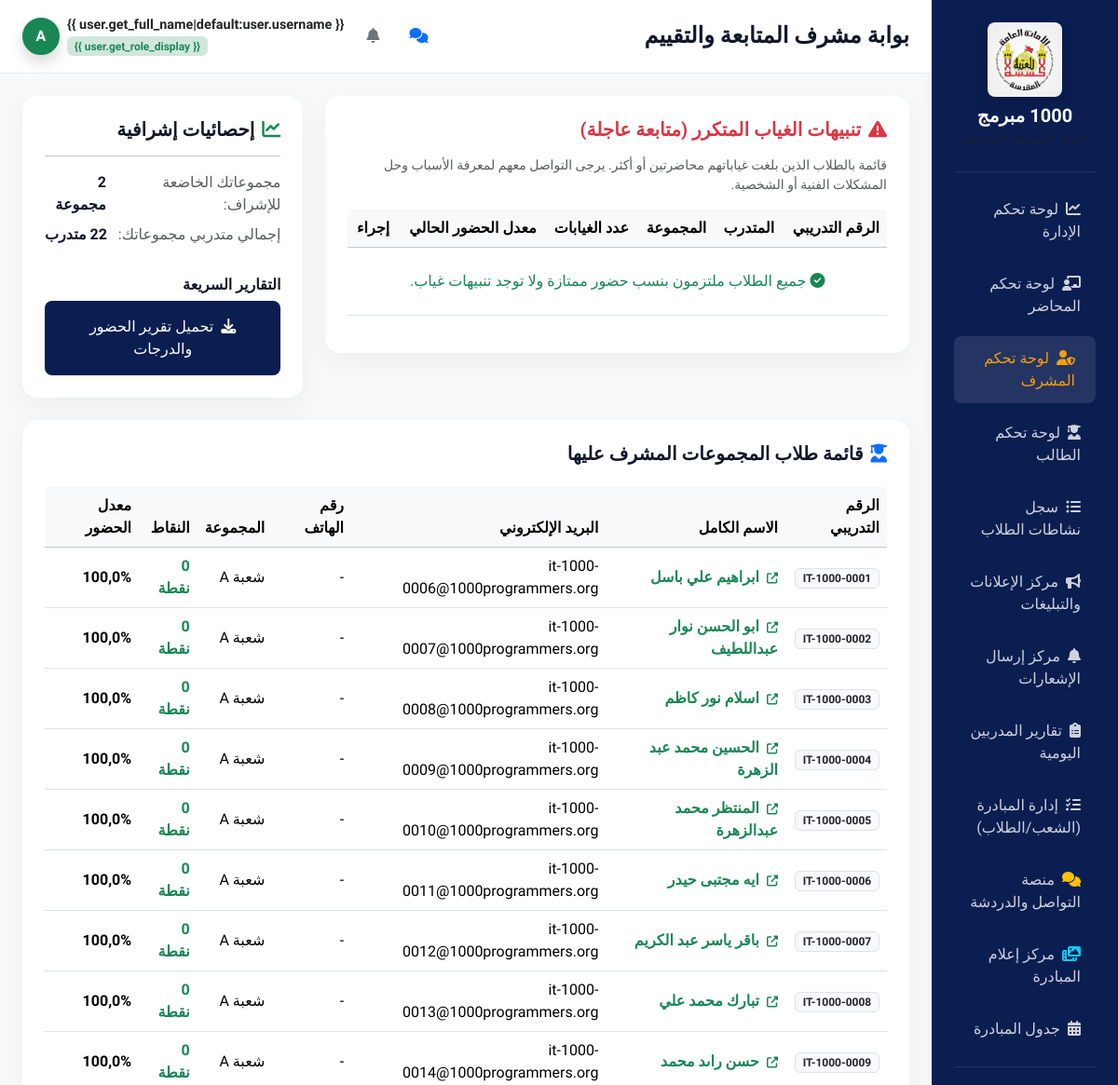
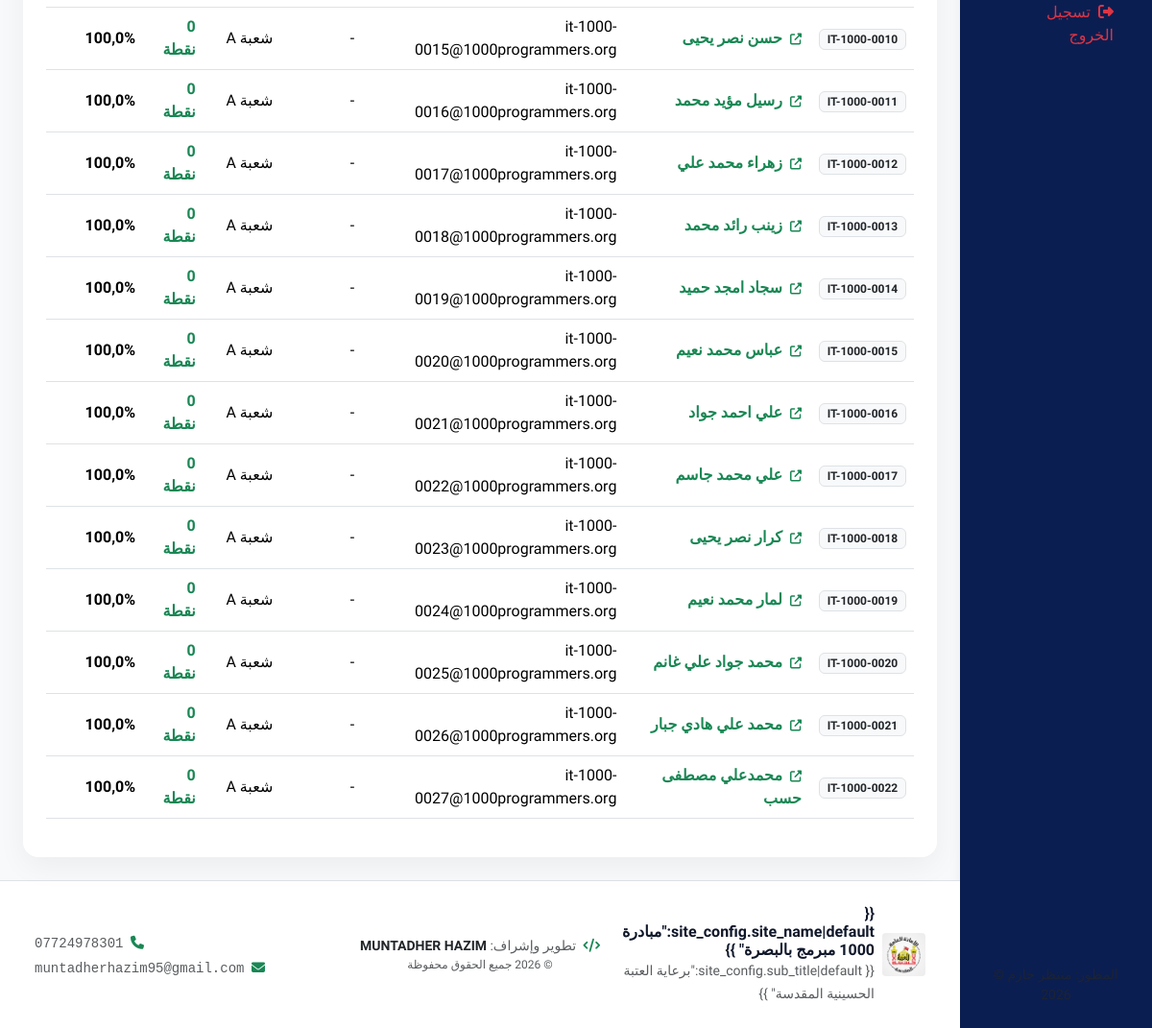
Page /dashboard/supervisor/ (signed in) on the earlier database version (2 pictures, top to bottom).
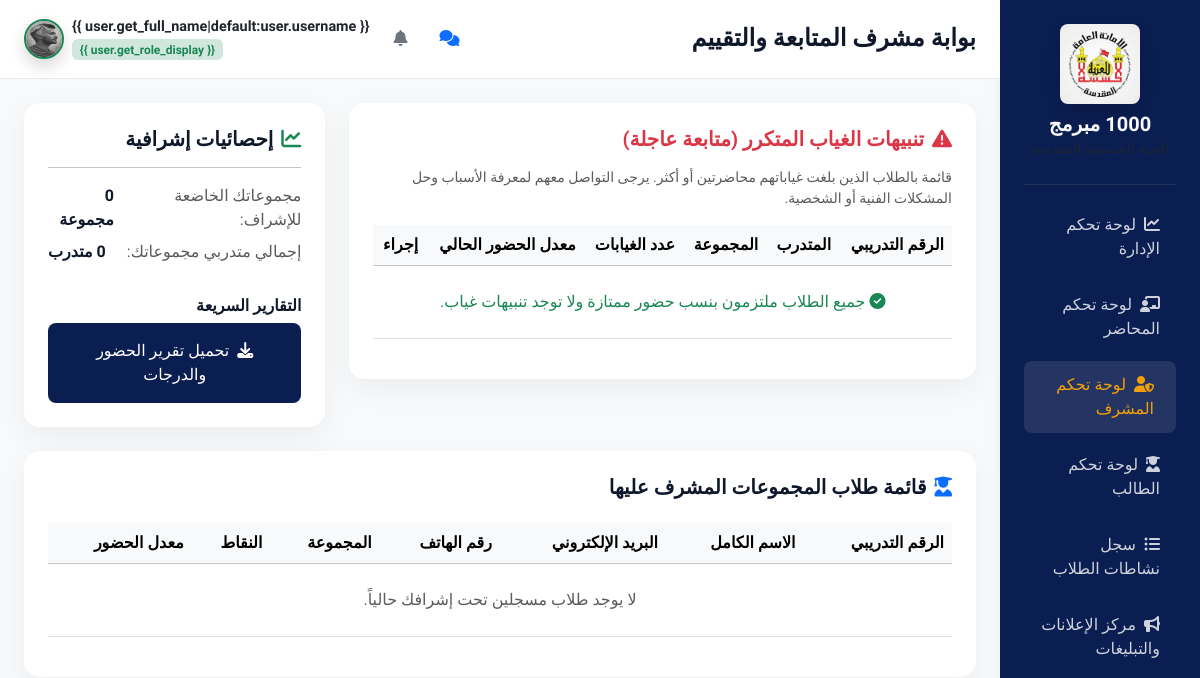
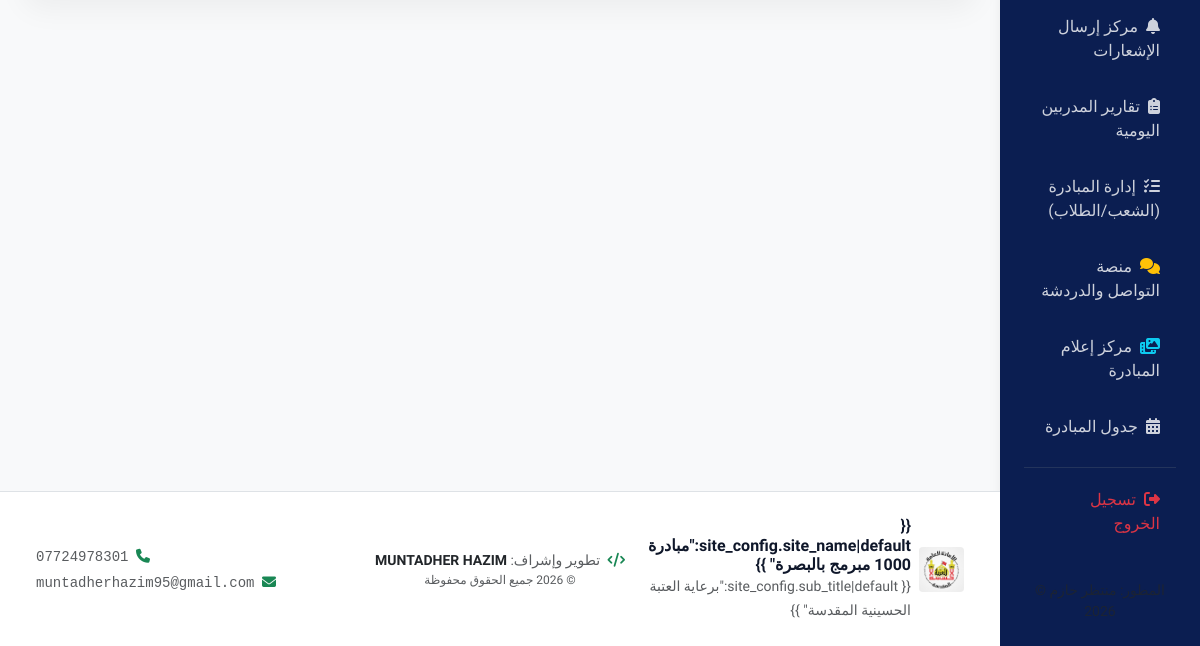
Same page on the later database version (2 pictures, top to bottom).
### apps/users/models.py (models this page shows, shortened)
class CustomUser(AbstractUser):
    class Role(models.TextChoices):
        SUPER_ADMIN = 'super_admin', 'مسؤول النظام (Super Admin)'
        DIRECTOR = 'director', 'مدير المبادرة'
        TRAINING_OFFICER = 'training_officer', 'مسؤول التدريب'
        SUPERVISOR = 'supervisor', 'المشرف'
        LECTURER = 'lecturer', 'المحاضر'
        TRAINEE = 'trainee', 'المتدرب'
        VISITOR = 'visitor', 'الزائر'
    role = models.CharField(
        max_length=20,
        choices=Role.choices,
        default=Role.VISITOR,
        verbose_name="الدور الوظيفي"
    )
    phone_number = models.CharField(max_length=15, blank=True, null=True, verbose_name="رقم الهاتف")
    national_id = models.CharField(max_length=20, blank=True, null=True, verbose_name="الرقم الوطني")
    avatar = models.ImageField(upload_to='avatars/', blank=True, null=True, verbose_name="الصورة الشخصية")
    gender = models.CharField(
        max_length=10,
        choices=[('male', 'ذكر'), ('female', 'أنثى')],
        default='male',
        verbose_name="الجنس"
    )
    class Meta:
        verbose_name = "المستخدم"
        verbose_name_plural = "المستخدمون"

class TraineeProfile(models.Model):
    class Status(models.TextChoices):
        ACTIVE = 'active', 'نشط'
        SUSPENDED = 'suspended', 'موقف'
        GRADUATED = 'graduated', 'خريج'
    user = models.OneToOneField(CustomUser, on_delete=models.CASCADE, related_name='trainee_profile')
    governorate = models.CharField(max_length=50, verbose_name="المحافظة")
    district = models.CharField(max_length=50, verbose_name="القضاء")
    university = models.CharField(max_length=100, blank=True, null=True, verbose_name="المدرسة")
    college = models.CharField(max_length=100, blank=True, null=True, verbose_name="الصف الدراسي")
    department = models.CharField(max_length=100, blank=True, null=True, verbose_name="الفرع / الشعبة بالمدرسة")
    academic_stage = models.CharField(max_length=20, blank=True, null=True, verbose_name="المرحلة الدراسية (ابتدائي/متوسط/إعدادي)")
    specialty = models.CharField(max_length=100, blank=True, null=True, verbose_name="المسار والاهتمام البرمجي")
    registration_date = models.DateField(auto_now_add=True, verbose_name="تاريخ التسجيل")
    status = models.CharField(max_length=15, choices=Status.choices, default=Status.ACTIVE, verbose_name="حالة الحساب")
    points = models.IntegerField(default=0, verbose_name="نقاط الطالب")
    group = models.ForeignKey('courses.Group', on_delete=models.SET_NULL, null=True, blank=True, related_name='trainees', verbose_name="المجموعة")
    notes = models.TextField(blank=True, null=True, verbose_name="ملاحظات")
    custom_training_number = models.CharField(max_length=50, blank=True, null=True, verbose_name="الرقم التدريبي الخاص")
    @property
    def training_number(self):
        if self.custom_training_number:
            return self.custom_training_number
        return f"IT-1000-{self.id:04d}" if self.id else "IT-1000-0000"
    @property
    def attendance_percentage(self):
        from apps.attendance.models import Attendance
        total = Attendance.objects.filter(trainee=self.user).count()
        if total == 0:
            return 100.0
        present = Attendance.objects.filter(trainee=self.user, status='present').count()
        return round((present / total) * 100, 1)
    class Meta:
        verbose_name = "ملف المتدرب"
        verbose_name_plural = "ملفات المتدربين"

### apps/courses/models.py (models this page shows, shortened)
class Group(models.Model):
    class Status(models.TextChoices):
        ACTIVE = 'active', 'نشطة'
        COMPLETED = 'completed', 'مكتملة'
        PAUSED = 'paused', 'متوقفة مؤقتاً'
    name = models.CharField(max_length=100, verbose_name="اسم المجموعة")
    code = models.CharField(max_length=50, unique=True, verbose_name="رمز المجموعة")
    course = models.ForeignKey(Course, on_delete=models.CASCADE, related_name='groups', verbose_name="الدورة")
    instructor = models.ForeignKey(
        settings.AUTH_USER_MODEL,
        on_delete=models.SET_NULL,
        null=True,
        blank=True,
        limit_choices_to={'role': 'lecturer'},
        related_name='instructor_groups',
        verbose_name="المدرب/المحاضر"
    )
    supervisor = models.ForeignKey(
        settings.AUTH_USER_MODEL,
        on_delete=models.SET_NULL,
        null=True,
        blank=True,
        limit_choices_to={'role': 'supervisor'},
        related_name='supervisor_groups',
        verbose_name="المشرف"
    )
    classroom = models.CharField(max_length=100, verbose_name="القاعة الدراسية")
    days = models.CharField(max_length=200, verbose_name="أيام التدريب") # e.g. "الأحد، الثلاثاء، الخميس"
    start_time = models.TimeField(verbose_name="وقت البدء")
    end_time = models.TimeField(verbose_name="وقت الانتهاء")
    status = models.CharField(max_length=15, choices=Status.choices, default=Status.ACTIVE, verbose_name="حالة المجموعة")
    class Meta:
        verbose_name = "المجموعة التدريبية"
        verbose_name_plural = "المجموعات التدريبية"

### apps/portal/views.py (the view)
# urls.py: path('dashboard/supervisor/', views.supervisor_dashboard, name='supervisor_dashboard'),
@login_required
def supervisor_dashboard(request):
    if request.user.role not in [CustomUser.Role.SUPERVISOR, CustomUser.Role.SUPER_ADMIN, CustomUser.Role.DIRECTOR]:
        raise Http404("غير مصرح بالدخول.")
    if request.user.role in [CustomUser.Role.SUPER_ADMIN, CustomUser.Role.DIRECTOR]:
        supervisor = SupervisorProfile.objects.first().user if SupervisorProfile.objects.exists() else request.user
    else:
        supervisor = request.user
    groups = Group.objects.filter(supervisor=supervisor)
    trainees = TraineeProfile.objects.filter(group__in=groups).select_related('user')
    warnings = []
    for trainee in trainees:
        absent_count = Attendance.objects.filter(trainee=trainee.user, status=Attendance.Status.ABSENT).count()
        if absent_count >= 2:
            warnings.append({
                'trainee': trainee,
                'absent_count': absent_count
            })
    context = {
        'groups': groups,
        'trainee_count': trainees.count(),
        'warnings': warnings,
        'trainees': trainees,
    }
    return render(request, 'portal/supervisor_dashboard.html', context)

### apps/portal/context_processors.py (called while the page is built)
def site_settings(request):
    config = SiteConfiguration.objects.first()
    if not config:
        config = SiteConfiguration.objects.create()
    context = {
        'site_config': config,
        'unread_notifications_count': 0,
        'all_notifications': []
    }
    if request.user.is_authenticated:
        unread = request.user.notifications.filter(is_read=False)
        context['unread_notifications_count'] = unread.count()
        context['all_notifications'] = request.user.notifications.all()[:10]
    return context

### templates/portal/supervisor_dashboard.html (shortened to what the changed rows need)
{% extends 'base.html' %}
{% block content %}
<div class="row g-4 mb-4">
    <div class="col-12 col-lg-8">
        <div class="glass-card p-4 border-0">
            <div class="table-responsive">
                <table class="table table-hover align-middle">
                    <thead class="table-light">
                        <tr>
                            <th>الرقم التدريبي</th>
                            <th>المتدرب</th>
                            <th>المجموعة</th>
                            <th>عدد الغيابات</th>
                            <th>معدل الحضور الحالي</th>
                            <th>إجراء</th>
                        </tr>
                    </thead>
                </table>
            </div>
        </div>
    </div>
    <div class="col-12 col-lg-4">
        <div class="glass-card p-4 border-0 d-flex flex-column justify-content-between">
            <div>
                <div class="d-flex justify-content-between mb-2">
                    <span class="text-muted">مجموعاتك الخاضعة للإشراف:</span>
                    <span class="fw-bold">{{ groups.count }} مجموعة</span>
                </div>
            </div>
        </div>
    </div>
</div>
<div class="row">
    <div class="col-12">
        <div class="glass-card p-4 border-0">
            <div class="table-responsive">
                <table class="table table-hover align-middle">
                    <thead class="table-light">
                        <tr>
                            <th>الرقم التدريبي</th>
                            <th>الاسم الكامل</th>
                            <th>البريد الإلكتروني</th>
                            <th>رقم الهاتف</th>
                            <th>المجموعة</th>
                            <th>النقاط</th>
                            <th>معدل الحضور</th>
                        </tr>
                    </thead>
                    <tbody>
                        {% for trainee in trainees %}
                        <tr>
                            <td><span class="badge bg-light text-dark border">{{ trainee.training_number }}</span></td>
                            <td class="fw-bold">
                                <a href="{% url 'portal:view_trainee_profile_detail' trainee.user.id %}" class="text-decoration-none text-success fw-bold">
                                    <i class="fas fa-external-link-alt me-1 small" style="font-size: 0.75rem;"></i>
                                    {{ trainee.user.get_full_name|default:trainee.user.username }}
                                </a>
                            </td>
                            <td>{{ trainee.user.email }}</td>
                            <td>{{ trainee.user.phone_number|default:"-" }}</td>
                            <td>{{ trainee.group.name }}</td>
                            <td><span class="text-success fw-bold">{{ trainee.points }} نقطة</span></td>
                            <td class="fw-bold">{{ trainee.attendance_percentage }}%</td>
                        </tr>
                        {% empty %}
                        <tr>
                            <td colspan="7" class="text-center py-4 text-muted">لا يوجد طلاب مسجلين تحت إشرافك حالياً.</td>
                        </tr>
                        {% endfor %}
                    </tbody>
                </table>
            </div>
        </div>
    </div>
</div>
{% endblock %}

### templates/base.html (shortened to what the changed rows need)
<!DOCTYPE html>
<html lang="ar" dir="rtl">
<head>
    <link rel="stylesheet" href="https://cdn.jsdelivr.net/npm/bootstrap@5.3.3/dist/css/bootstrap.rtl.min.css"
>
    <link rel="stylesheet" href="https://cdnjs.cloudflare.com/ajax/libs/font-awesome/6.5.1/css/all.min.css">
    <link rel="stylesheet" href="/static/css/styles.css">
    <link href="https://cdn.jsdelivr.net/npm/fullcalendar@6.1.11/index.global.min.css" rel="stylesheet">
    <link href="https://cdn.jsdelivr.net/npm/tom-select@2.3.1/dist/css/tom-select.bootstrap5.min.css" rel="stylesheet">
</head>
<body class="bg-light">
    <div class="d-flex min-vh-100 flex-column flex-md-row">
        <div class="flex-grow-1 d-flex flex-column" style="min-width: 0;">
            <nav class="navbar top-navbar navbar-expand-lg px-4 py-3 sticky-top">
                <div class="container-fluid p-0 d-flex justify-content-between align-items-center">
                    <div class="d-flex align-items-center gap-3">
                        {% if user.is_authenticated %}
                        <div class="dropdown">
                            <button
                                class="btn btn-link text-decoration-none d-flex align-items-center gap-2 p-0 border-0"
                                type="button" data-bs-toggle="dropdown" aria-expanded="false">
                                <div class="text-end d-none d-sm-block">
                                    <p class="m-0 fw-bold text-dark" style="font-size: 0.9rem;">{{
                                        user.get_full_name|default:user.username }}</p>
                                    <span class="badge bg-success-subtle text-success" style="font-size: 0.75rem;">{{
                                        user.get_role_display }}</span>
                                </div>
                                {% if user.avatar %}
                                <img src="{{ user.avatar.url }}"
                                    class="rounded-circle border border-2 border-success shadow" width="40" height="40"
                                    alt="Avatar">
                                {% else %}
                                <div class="bg-success text-white rounded-circle d-flex align-items-center justify-content-center shadow border border-2 border-success fw-bold"
                                    style="width: 40px; height: 40px;">
                                    {{ user.username|slice:":1"|upper }}
                                </div>
                                {% endif %}
                            </button>
                        </div>
                        {% else %}
                        <a href="{% url 'portal:login' %}" class="btn btn-primary-custom px-4">تسجيل الدخول</a>
                        {% endif %}
                    </div>
                </div>
            </nav>
            <main class="flex-grow-1 p-4">
                <div class="container-fluid p-0">
                    {% block content %}{% endblock %}
                </div>
            </main>
        </div>
    </div>
</body>
</html>

Differences in the rows shown:
no longer on this page (row edited): TraineeProfile: training_number "IT-1000-0001", user.get_full_name "ابراهيم علي باسل", user.email "it-1000-0006@1000programmers.org", user.phone_number "-", group.name "شعبة A", points "0", attendance_percentage "100,0"
no longer on this page (row edited): TraineeProfile: training_number "IT-1000-0002", user.get_full_name "ابو الحسن نوار عبداللطيف", user.email "it-1000-0007@1000programmers.org", user.phone_number "-", group.name "شعبة A", points "0", attendance_percentage "100,0"
no longer on this page (row edited): TraineeProfile: training_number "IT-1000-0003", user.get_full_name "اسلام نور كاظم", user.email "it-1000-0008@1000programmers.org", user.phone_number "-", group.name "شعبة A", points "0", attendance_percentage "100,0"
no longer on this page (row edited): TraineeProfile: training_number "IT-1000-0004", user.get_full_name "الحسين محمد عبد الزهرة", user.email "it-1000-0009@1000programmers.org", user.phone_number "-", group.name "شعبة A", points "0", attendance_percentage "100,0"
no longer on this page (row edited): TraineeProfile: training_number "IT-1000-0005", user.get_full_name "المنتظر محمد عبدالزهرة", user.email "it-1000-0010@1000programmers.org", user.phone_number "-", group.name "شعبة A", points "0", attendance_percentage "100,0"
no longer on this page (row edited): TraineeProfile: training_number "IT-1000-0006", user.get_full_name "ايه مجتبى حيدر", user.email "it-1000-0011@1000programmers.org", user.phone_number "-", group.name "شعبة A", points "0", attendance_percentage "100,0"
no longer on this page (row edited): TraineeProfile: training_number "IT-1000-0007", user.get_full_name "باقر ياسر عبد الكريم", user.email "it-1000-0012@1000programmers.org", user.phone_number "-", group.name "شعبة A", points "0", attendance_percentage "100,0"
no longer on this page (row edited): TraineeProfile: training_number "IT-1000-0008", user.get_full_name "تبارك محمد علي", user.email "it-1000-0013@1000programmers.org", user.phone_number "-", group.name "شعبة A", points "0", attendance_percentage "100,0"
no longer on this page (row edited): TraineeProfile: training_number "IT-1000-0009", user.get_full_name "حسن راىد محمد", user.email "it-1000-0014@1000programmers.org", user.phone_number "-", group.name "شعبة A", points "0", attendance_percentage "100,0"
no longer on this page (row edited): TraineeProfile: training_number "IT-1000-0010", user.get_full_name "حسن نصر يحيى", user.email "it-1000-0015@1000programmers.org", user.phone_number "-", group.name "شعبة A", points "0", attendance_percentage "100,0"
no longer on this page (row edited): TraineeProfile: training_number "IT-1000-0011", user.get_full_name "رسيل مؤيد محمد", user.email "it-1000-0016@1000programmers.org", user.phone_number "-", group.name "شعبة A", points "0", attendance_percentage "100,0"
no longer on this page (row edited): TraineeProfile: training_number "IT-1000-0012", user.get_full_name "زهراء محمد علي", user.email "it-1000-0017@1000programmers.org", user.phone_number "-", group.name "شعبة A", points "0", attendance_percentage "100,0"
no longer on this page (row edited): TraineeProfile: training_number "IT-1000-0013", user.get_full_name "زينب رائد محمد", user.email "it-1000-0018@1000programmers.org", user.phone_number "-", group.name "شعبة A", points "0", attendance_percentage "100,0"
no longer on this page (row edited): TraineeProfile: training_number "IT-1000-0014", user.get_full_name "سجاد امجد حميد", user.email "it-1000-0019@1000programmers.org", user.phone_number "-", group.name "شعبة A", points "0", attendance_percentage "100,0"
no longer on this page (row edited): TraineeProfile: training_number "IT-1000-0015", user.get_full_name "عباس محمد نعيم", user.email "it-1000-0020@1000programmers.org", user.phone_number "-", group.name "شعبة A", points "0", attendance_percentage "100,0"
no longer on this page (row edited): TraineeProfile: training_number "IT-1000-0016", user.get_full_name "علي احمد جواد", user.email "it-1000-0021@1000programmers.org", user.phone_number "-", group.name "شعبة A", points "0", attendance_percentage "100,0"
no longer on this page (row edited): TraineeProfile: training_number "IT-1000-0017", user.get_full_name "علي محمد جاسم", user.email "it-1000-0022@1000programmers.org", user.phone_number "-", group.name "شعبة A", points "0", attendance_percentage "100,0"
no longer on this page (row edited): TraineeProfile: training_number "IT-1000-0018", user.get_full_name "كرار نصر يحيى", user.email "it-1000-0023@1000programmers.org", user.phone_number "-", group.name "شعبة A", points "0", attendance_percentage "100,0"
no longer on this page (row edited): TraineeProfile: training_number "IT-1000-0019", user.get_full_name "لمار محمد نعيم", user.email "it-1000-0024@1000programmers.org", user.phone_number "-", group.name "شعبة A", points "0", attendance_percentage "100,0"
no longer on this page (row edited): TraineeProfile: training_number "IT-1000-0020", user.get_full_name "محمد جواد علي غانم", user.email "it-1000-0025@1000programmers.org", user.phone_number "-", group.name "شعبة A", points "0", attendance_percentage "100,0"
no longer on this page (row edited): TraineeProfile: training_number "IT-1000-0021", user.get_full_name "محمد علي هادي جبار", user.email "it-1000-0026@1000programmers.org", user.phone_number "-", group.name "شعبة A", points "0", attendance_percentage "100,0"
no longer on this page (row edited): TraineeProfile: training_number "IT-1000-0022", user.get_full_name "محمدعلي مصطفى حسب", user.email "it-1000-0027@1000programmers.org", user.phone_number "-", group.name "شعبة A", points "0", attendance_percentage "100,0"
changed CustomUser: avatar: picture added; username "A" → (not shown)
Other differences:
{{ groups.count }}: "2" → "0"
text now shown: "لا يوجد طلاب مسجلين تحت إشرافك حالياً."
